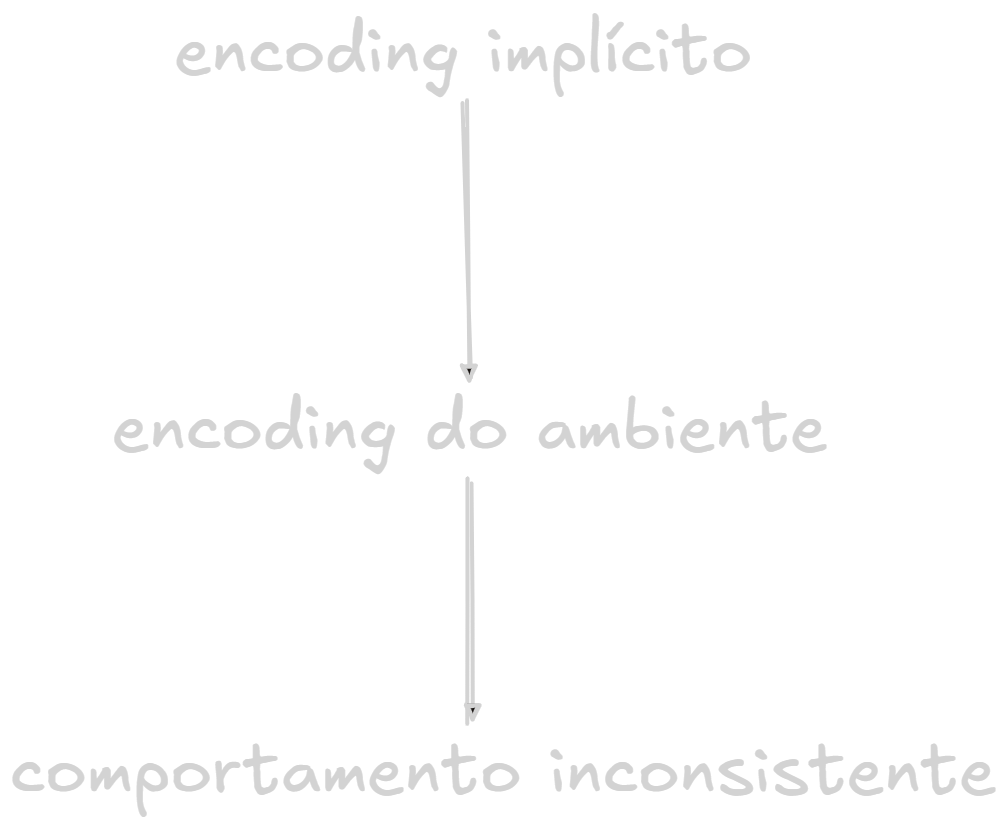
#> input picture content/posts/o-ç-que-quebrou/encoding_before.png, 1006 x 827 px
$ python to_png.py '../content/posts/o-ç-que-quebrou/encoding_before.png' '../content/posts/o-ç-que-quebrou/encoding_before.png'
#> lines starting #> are read from the running program, lines starting #| are printed output that depends on the picture
import sys
from PIL import Image, ImageOps

INK = (242, 230, 207)
THRESHOLD = 18

def to_transparent(src: str, dst: str) -> None:
    img = Image.open(src).convert("L")
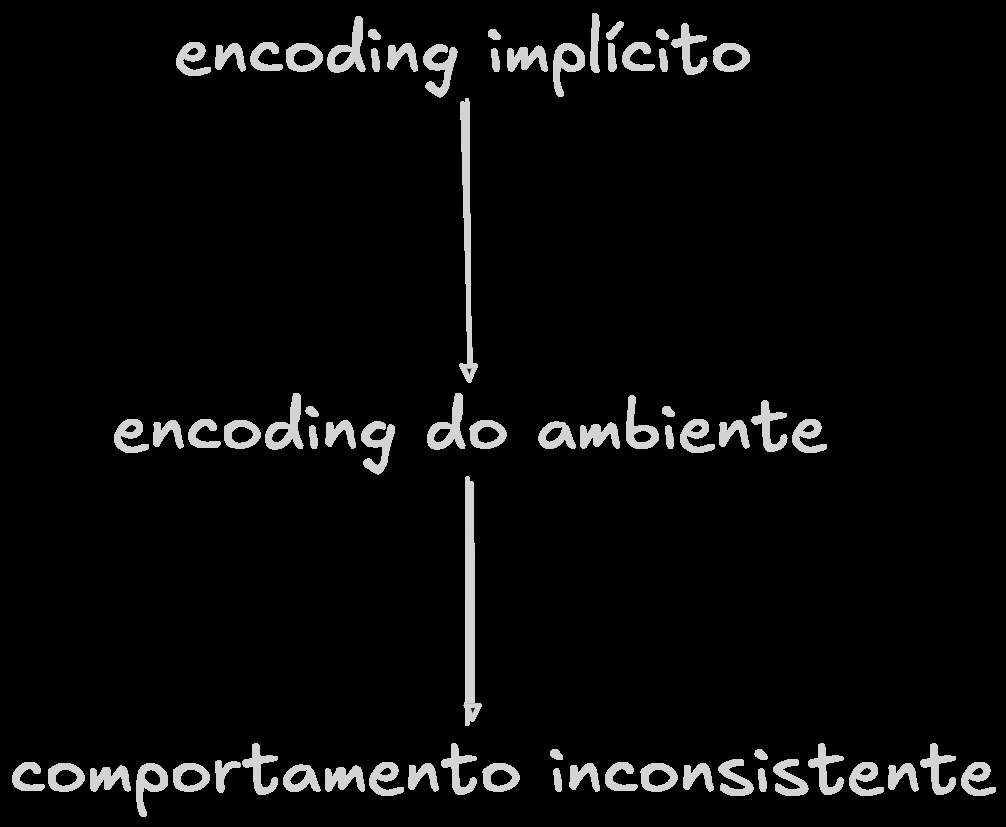
#> img: PIL image 1006x827 L; min 0, max 255, mean 10.5
    img = ImageOps.autocontrast(img)
    alpha = img.point(lambda v: 0 if v < THRESHOLD else v)
    out = Image.new("RGBA", img.size, INK + (0,))
    out.putalpha(alpha)
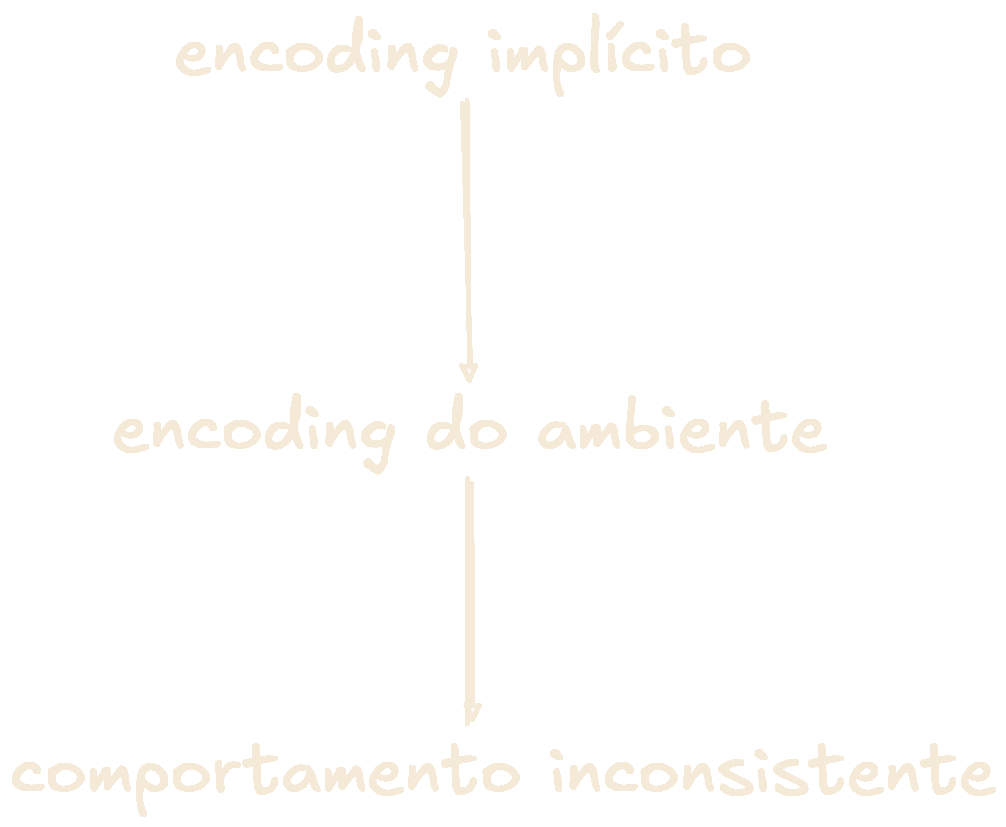
#> out: PIL image 1006x827 RGBA; mean R, G, B, A 242, 230, 207, 10.5; transparent parts drawn white
    out.save(dst, "PNG", optimize=True)

if __name__ == "__main__":
    to_transparent(sys.argv[1], sys.argv[2])
